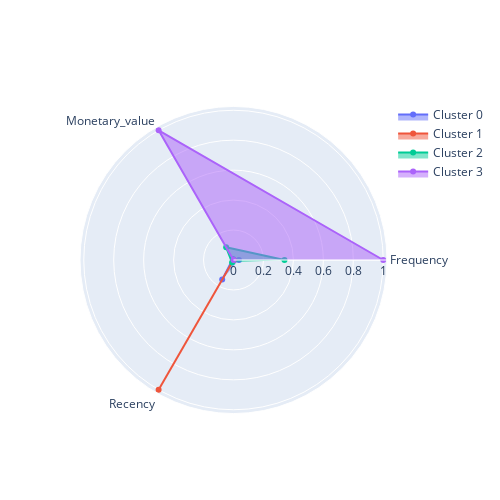

Notebook code for this chart:
### Code cell
plot_cluster_profile(grouped_data, 4)

### Figure 1 — Plotly figure (JSON) as saved in the notebook; plotly's stock layout.template omitted (floating-point values rounded to 4 significant figures)
{"data": [{"fill": "toself", "name": "Cluster 0", "r": [0.03613, 0.008494, 0.1512], "theta": ["Frequency", "Monetary_value", "Recency"], "type": "scatterpolar"}, {"fill": "toself", "name": "Cluster 1", "r": [0, 0, 1], "theta": ["Frequency", "Monetary_value", "Recency"], "type": "scatterpolar"}, {"fill": "toself", "name": "Cluster 2", "r": [0.3405, 0.09818, 0.01915], "theta": ["Frequency", "Monetary_value", "Recency"], "type": "scatterpolar"}, {"fill": "toself", "name": "Cluster 3", "r": [1, 1, 0], "theta": ["Frequency", "Monetary_value", "Recency"], "type": "scatterpolar"}], "layout": {"autosize": false, "height": 500, "showlegend": true, "width": 500}}
